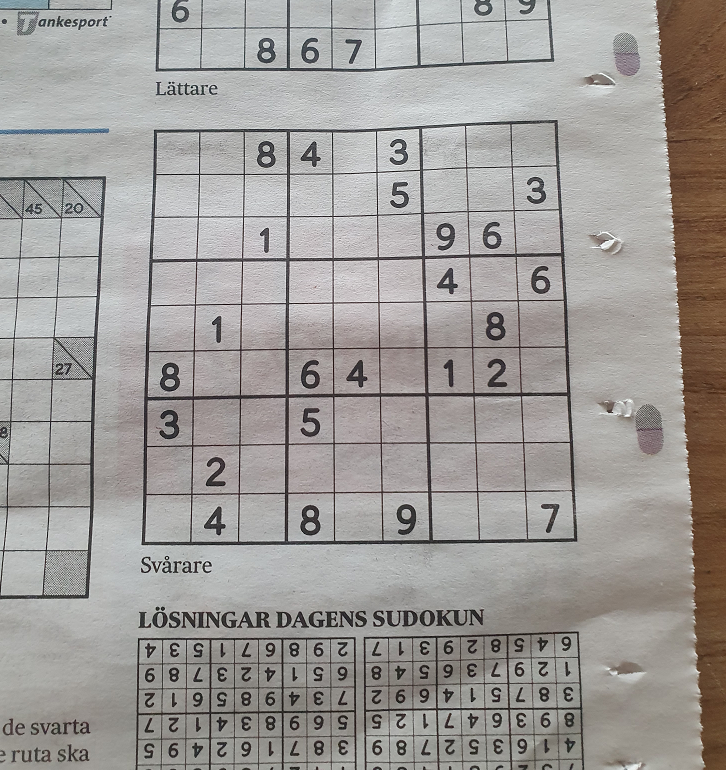
#> input picture example.png, 726 x 770 px
$ jupyter execute --allow-errors hough.ipynb
#> lines starting #> are read from the running program, lines starting #| are printed output that depends on the picture; after the words box and inside, x2 and y2 are one past the last pixel; in counts of white or black regions, pixels touching at a corner belong together; long printed decimals are rounded
### hough_accumulator.py
import copy
import numpy as np
import hough


class HoughAccumulator:
    def __init__(self, img: np.ndarray):
        self.acc = hough.houghaccum(img)
        self.rho_per_col = 1
        self.theta_per_col = 1
        self.rows, self.cols = self.acc.shape
        self.rho_offset = int((self.cols - 1) / 2)
        self.rows *= 2
        mirror = self.acc.copy()
        mirror = np.hstack((np.fliplr(mirror[:, -self.rho_offset:]), mirror[:, self.rho_offset:self.rho_offset+1], np.fliplr(mirror[:, :self.rho_offset])))
        self.acc = np.vstack((self.acc, mirror))

    def col_to_rho(self, col: int) -> float:
        return ((col % self.cols) - self.rho_offset) * self.rho_per_col

    def row_to_theta(self, row: int) -> float:
        return (row * self.theta_per_col) % 360

    def theta_to_row(self, theta: float) -> int:
        return int(round(theta)) % self.rows

    def rho_to_col(self, rho: float) -> int:
        return int(round(rho + self.rho_offset)) % self.cols

    # [12 lines left out: function __getitem__, not called in this run]

    def copy(self) -> "HoughAccumulator":
        return copy.deepcopy(self)

### hough.ipynb
# Reading the input example image

[cell 1]
import cv2
import numpy as np
import os
from pathlib import Path
import matplotlib.pyplot as plt
from matplotlib.axes import Axes
from matplotlib.colors import LogNorm
import hough
from hough_accumulator import HoughAccumulator


image_path = Path(os.path.abspath('')).joinpath("example.png")
assert image_path.is_file()
img = cv2.imread(str(image_path))
#> img is the input picture: shape (770, 726, 3); mean B, G, R 151.6, 154.6, 158.1
plt.imshow(img)

# Finding the large Sudoku box

[cell 2]
import cv2
import numpy as np

# Kmeans color segmentation
def kmeans_color_quantization(image, clusters=8, rounds=1):
#> called with clusters = 8, rounds = 1
    h, w = image.shape[:2]
#> h = 770; w = 726
    samples = image.reshape((w*h, 3)).astype(np.float32)

    compactness, labels, centers = cv2.kmeans(samples,
            clusters,
            None,
            (cv2.TERM_CRITERIA_EPS + cv2.TERM_CRITERIA_MAX_ITER, 10000, 0.0001),
            rounds,
            cv2.KMEANS_RANDOM_CENTERS)
#> compactness = 86307028.4; centers = [[81.2, 81.26, 83.51], [122.2, 126.1, 130.5], [51.49, 74.63, 106.4], [145.6, 149.4, 153.4], [202.4, 201.9, 201], [183.2, 183.9, 183.3], [164.8, 167.1, 169.3], [43.68, 44.19, 48.57]]

    centers = np.uint8(centers)
#> centers = [[81, 81, 83], [122, 126, 130], [51, 74, 106], [145, 149, 153], [202, 201, 200], [183, 183, 183], [164, 167, 169], [43, 44, 48]]
    res = centers[labels.flatten()]
    return res.reshape((image.shape))

# Load image and perform kmeans
img2 = img.copy()
kmeans = kmeans_color_quantization(img2, clusters=8)

# Convert to grayscale, Gaussian blur, adaptive threshold
gray = cv2.cvtColor(kmeans, cv2.COLOR_BGR2GRAY)
blur = cv2.GaussianBlur(gray, (21, 21), 0)
thresh = cv2.adaptiveThreshold(blur,255,cv2.ADAPTIVE_THRESH_GAUSSIAN_C, cv2.THRESH_BINARY_INV,21,2)
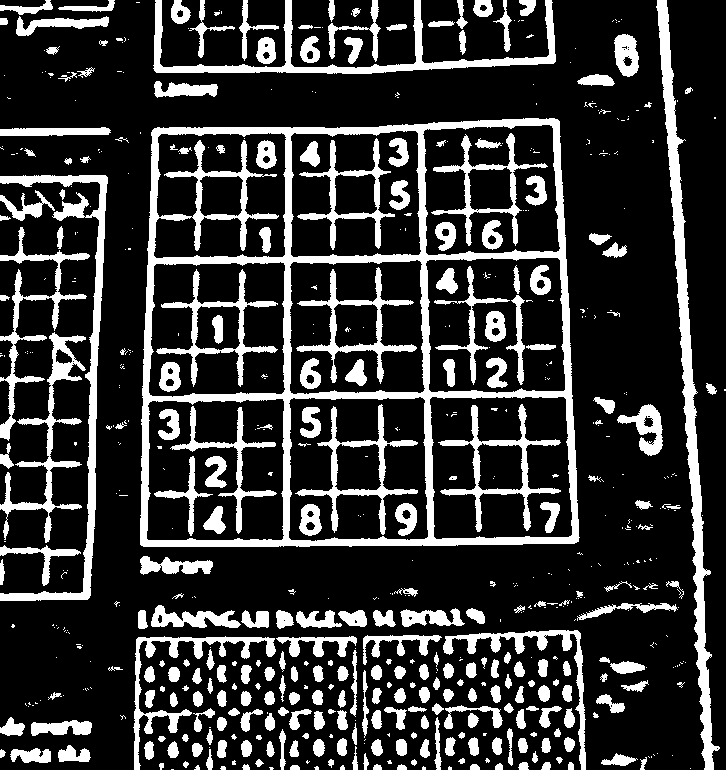
#> thresh: shape (770, 726); 21% white; 624 white regions (336 under 20 px)

# Draw largest enclosing rectangle onto a mask
mask = np.zeros(img2.shape[:2], dtype=np.uint8)
cnts = cv2.findContours(thresh, cv2.RETR_EXTERNAL, cv2.CHAIN_APPROX_SIMPLE)
#> cnts = 520 contours, 312 with area under 20; largest, box (x1, y1, x2, y2) and area: (140, 118, 580, 547) 178086, (656, 0, 720, 770) 6968, (0, 175, 108, 601) 4440, (153, 0, 556, 74) 3932, (0, 332, 86, 543) 2590
cnts = cnts[0] if len(cnts) == 2 else cnts[1]
cnts = sorted(cnts, key=cv2.contourArea, reverse=True)
for contour in cnts:
    rect = cv2.minAreaRect(contour)
    box = cv2.boxPoints(rect)
    box = np.int0(box)
    cv2.drawContours(img2,[box],0, color=(0,191,255), thickness=2)
    cv2.drawContours(mask,[box],0, color=255, thickness=-1)
    break
#> this loop made 1 pass
#> (rect, box) on pass 1: (((355.5, 334.2), (439.1, 425.9), -1.1), [[140, 551], [131, 125], [570, 117], [579, 542]])
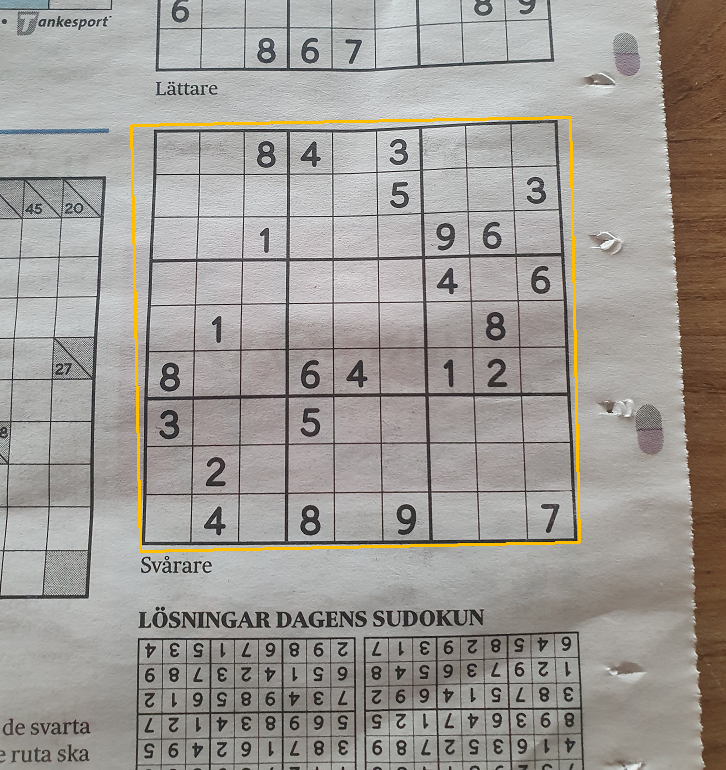
#> img2: shape (770, 726, 3); 0.93% of pixels changed, all inside (x1, y1, x2, y2) = (130, 116, 581, 553)
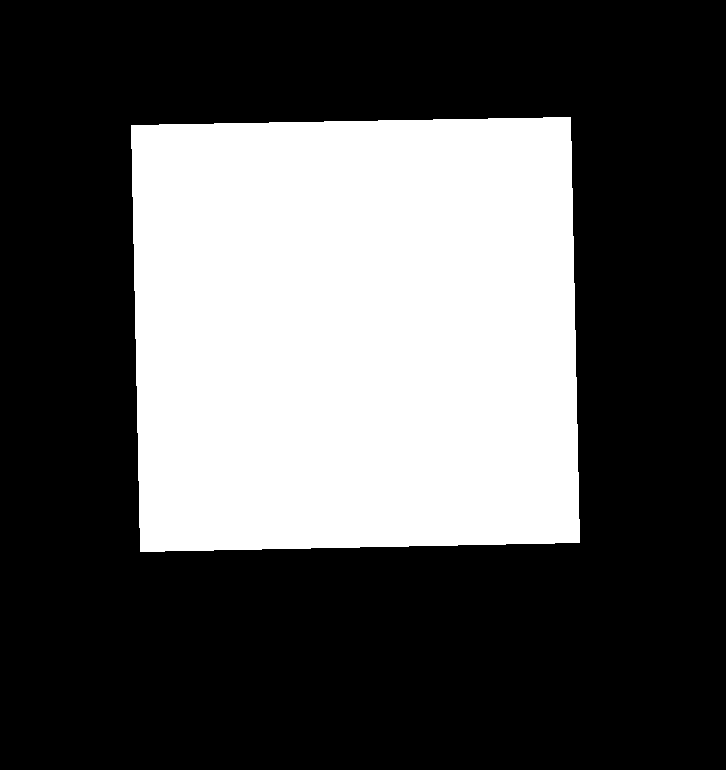
#> mask: shape (770, 726); 33.6% white; 1 white region, box (x1, y1, x2, y2) and area: (131, 117, 580, 552) 187738

img_contours = img.copy()
cv2.drawContours(img_contours, cnts, -1, [0, 255, 0], 2)
#> img_contours: shape (770, 726, 3); 13.6% of pixels changed, all inside (x1, y1, x2, y2) = (0, 0, 726, 770)

# Bitwise-and for result
result = cv2.bitwise_and(img2, img2, mask=mask)
result[mask==0] = (255,255,255)
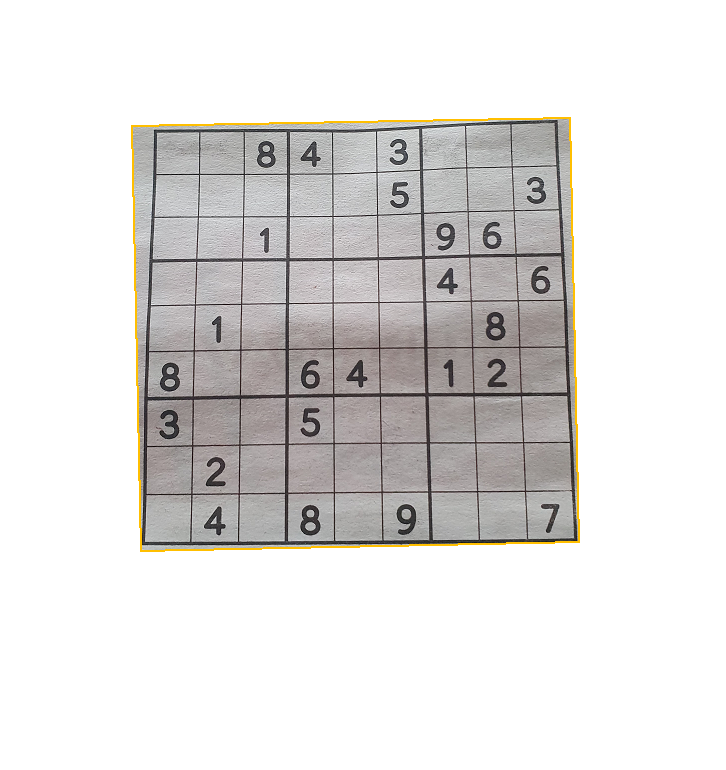
#> result: shape (770, 726, 3); mean B, G, R 221.8, 223, 224.7

plt.figure()
plt.imshow(thresh)
fig = plt.figure()
fig.suptitle("Contours")
plt.imshow(img_contours)
plt.figure()
plt.imshow(result)
plt.figure()
plt.imshow(mask)
plt.figure()
plt.imshow(kmeans)
plt.figure()
plt.imshow(img2)

# Getting outer points of detected rectangle

[cell 3]
import math
contour1 = contour.reshape(contour.shape[0], 2)
#> contour1 = 282 pairs, first value 140 to 579, second value 118 to 546

M = cv2.moments(contour)
#> M = moments, m00 178085.5, centre m10/m00, m01/m00 = (357.6, 337.5)
cX = int(M["m10"] / M["m00"])
#> cX = 357
cY = int(M["m01"] / M["m00"])
#> cY = 337
center = np.array([[cX, cY]])
#> center = [[357, 337]]
contour1 = contour1 - center
#> contour1 = 282 pairs, first value -217 to 222, second value -219 to 209
plt.plot(contour1[:, 0], contour1[:, 1])

angle = (rect[2] + 45) % 45 - 45
#> angle = -1.1
print(angle)
#| -1.102
angle = 45 - angle
#> angle = 46.1
print(angle)
#| 46.102
contour1 = contour1 @ np.array([
    [math.cos(math.radians(angle)), math.sin(math.radians(angle))],
    [-math.sin(math.radians(angle)), math.cos(math.radians(angle))]
])
#> contour1 = 282 pairs, first value -299.6 to 295.8, second value -291.2 to 300.7
plt.plot(contour1[:, 0], contour1[:, 1])

i_ll = np.argmin(contour1[:, 0])
#> i_ll = 152
i_ur = np.argmax(contour1[:, 0])
#> i_ur = 270
i_ul = np.argmin(contour1[:, 1])
#> i_ul = 72
i_lr = np.argmax(contour1[:, 1])
#> i_lr = 186

plt.plot(*contour1[i_ul], 'rx', label="ul")
plt.plot(*contour1[i_ur], 'mx', label="ur")
plt.plot(*contour1[i_lr], 'kx', label="lr")
plt.plot(*contour1[i_ll], 'gx', label="ll")
plt.legend()
ax = plt.gca()
ax.axis("square")
ax.invert_yaxis()

# Plot back on original

[cell 4]
fig = plt.figure()
fig.set_size_inches(6, 6)
plt.imshow(img)
plt.plot(contour[:, 0, 0], contour[:, 0, 1], label="Boundary")

plt.plot(*contour[i_ul, 0], 'rx', label="ul")
plt.plot(*contour[i_ur, 0], 'mx', label="ur")
plt.plot(*contour[i_lr, 0], 'kx', label="lr")
plt.plot(*contour[i_ll, 0], 'gx', label="ll")
plt.legend()

pts1 = np.array([contour[i_ul, 0], contour[i_ur, 0], contour[i_lr, 0], contour[i_ll, 0]], dtype=np.float32)
#> pts1 = [[152, 130], [557, 119], [578, 541], [141, 545]]
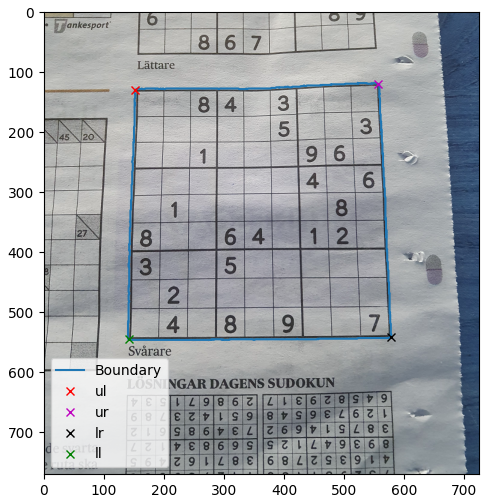
#> figure drawn by matplotlib, 1 panel; B, G, R data is drawn as R, G, B

# Rectifying the box from the corners into a rectangular image of fixed size

[cell 5]
import math

def rect_to_points(x0, y0, width, height, angle):
    _angle = angle * math.pi / 180.0
    b = math.cos(_angle) * 0.5
    a = math.sin(_angle) * 0.5
    pt0 = (
        x0 - a * height - b * width,
        y0 + b * height - a * width,
    )
    pt1 = (
        x0 + a * height - b * width,
        y0 - b * height - a * width,
    )
    pt2 = (
        2 * x0 - pt0[0],
        2 * y0 - pt0[1],
    )
    pt3 = (
        2 * x0 - pt1[0],
        2 * y0 - pt1[1],
    )
    return np.float32([
        pt0, pt1, pt2, pt3
    ])

img_points = kmeans.copy()
for pt in pts1:
    print(f"Drawing point {pt}")
    img_points = cv2.drawMarker(img_points, pt.astype(int), [0, 255, 0], thickness=5)
#> this loop made 4 passes
#| Drawing point [152. 130.]
#| Drawing point [557. 119.]
#| Drawing point [578. 541.]
#| Drawing point [141. 545.]
#> pass 1, `img_points = cv2.drawMarker(img_points, pt.astype(int), [0, 255, 0], t..`:
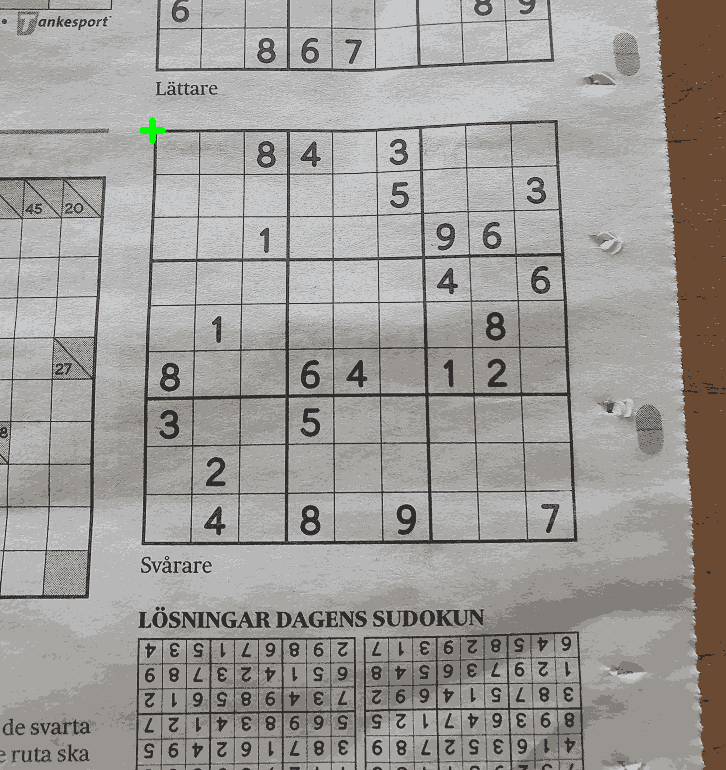
#> img_points: shape (770, 726, 3); mean B, G, R 151.1, 154.2, 157.6
#> after the loop:
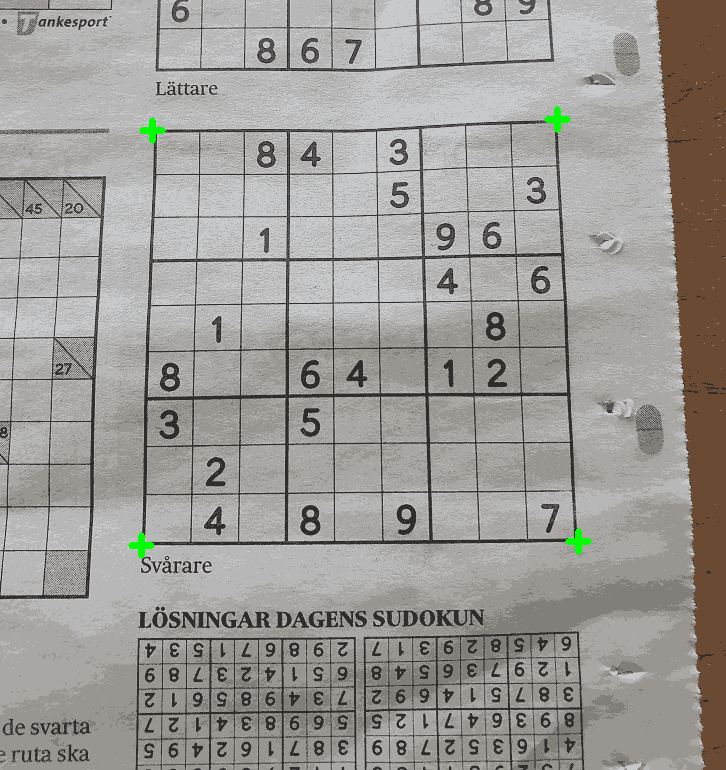
#> img_points: shape (770, 726, 3); mean B, G, R 150.8, 154.3, 157.3
plt.imshow(img_points)

pts2 = np.float32([[0,0],[450,0],[450,450],[0,450]])
matrix = cv2.getPerspectiveTransform(pts1, pts2)
#> matrix = [[1.17, 0.031, -181.7], [0.0328, 1.21, -162.1], [5.01e-05, 0.000196, 1]]
imagewrap = cv2.warpPerspective(kmeans,matrix,(450,450))
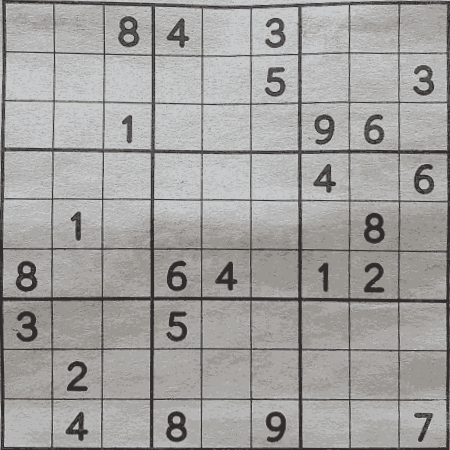
#> imagewrap: shape (450, 450, 3); mean B, G, R 158.2, 159.7, 161.2

plt.figure()
plt.imshow(imagewrap)
cv2.imwrite("out.png", imagewrap)
#> Out = True

# Seeding locations for numbers

#> (a cell that did not finish here is left out)

# OCR on numbers

[cell 7]
from tesserocr import PyTessBaseAPI, RIL
from PIL import Image


#> (the rest of this cell did not finish here and is left out)

[cell 8]
imagewarp2 = cv2.cvtColor(imagewrap.copy(), cv2.COLOR_BGR2GRAY)
imagewarp2 = cv2.GaussianBlur(imagewarp2, (21, 21), 1)
a, b = cv2.spatialGradient(imagewarp2)
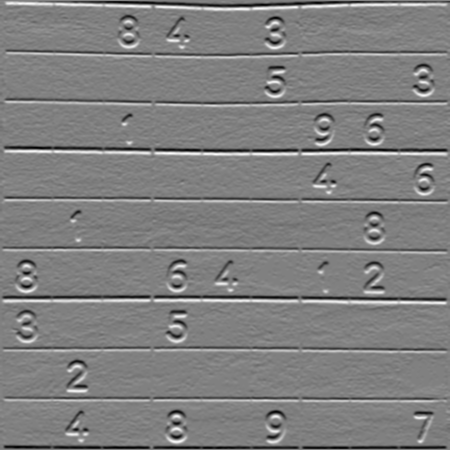
#> b: shape (450, 450) int16; min -358, max 353, mean -1.5; drawn with min black and max white

fig, ((ax1, ax2), (ax3, ax4)) = plt.subplots(2, 2)
fig.set_size_inches(10, 10)
ax1.imshow(a)
ax2.imshow(b)
a[np.abs(a) < 50] = 0
b[np.abs(b) < 50] = 0
kern = cv2.getStructuringElement(cv2.MORPH_RECT, (2, 5))
#> kern = [[1, 1], [1, 1], [1, 1], [1, 1], [1, 1]]
ax3.imshow(cv2.dilate(cv2.erode(np.abs(a), kernel=kern), kernel=kern))
kern = cv2.getStructuringElement(cv2.MORPH_RECT, (5, 10))
#> kern = [[1, 1, 1, 1, 1], [1, 1, 1, 1, 1], [1, 1, 1, 1, 1], [1, 1, 1, 1, 1], [1, 1, 1, 1, 1], [1, 1, 1, 1, 1], [1, 1, 1, 1, 1], [1, 1, 1, 1, 1], [1, 1, 1, 1, 1], [1, 1, 1, 1, 1]]
ax4.imshow(cv2.erode(cv2.dilate(np.abs(b), kernel=kern), kernel=kern))

[cell 9]
fig, (ax1, ax2) = plt.subplots(1, 2)
fig.set_size_inches(10, 10)
ax1.plot(np.sum(np.abs(a), axis=0))
ax2.plot(np.sum(np.abs(b), axis=1))
#> figure, not shown here; panel 1: curve peaks at x = 298, y = 119771; panel 2: curve peaks at x = 447, y = 133501

# Getting Hough accumulator from image

[cell 10]
import scipy.ndimage

img_canny = cv2.bitwise_and(thresh, thresh, mask=mask)
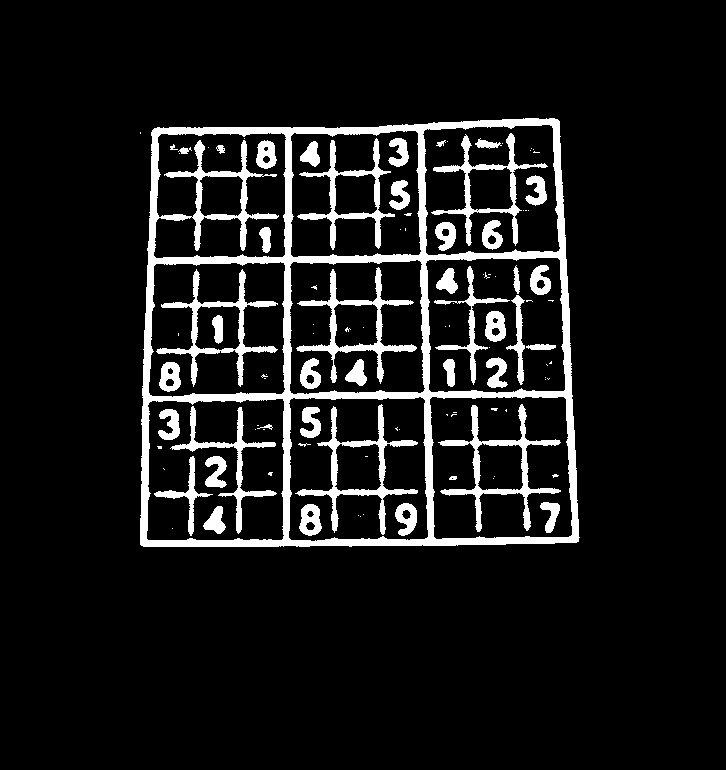
#> img_canny: shape (770, 726); 9.4% white; 106 white regions (61 under 20 px), largest, box (x1, y1, x2, y2) and area: (140, 118, 580, 547) 25689, (438, 404, 561, 532) 2487, (295, 404, 418, 535) 2336
#> (the rest of this cell did not finish here and is left out)
